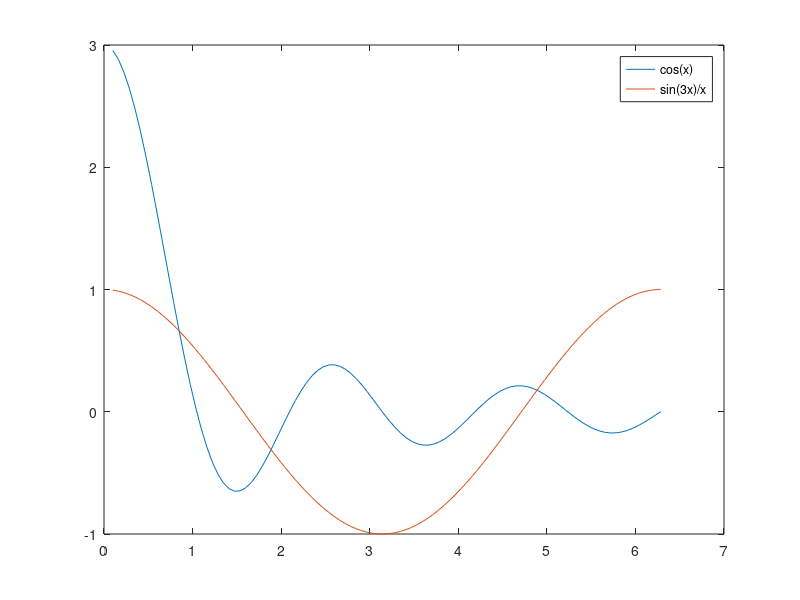

Reproduce this figure in MATLAB.
x=linspace(0.1,2*pi);
fy = @(x) sin(3*x)./x;
fz = @(x) cos(x);
figure 
plot(x,fy(x));
hold on;
plot(x,fz(x));
hold off;
legend('cos(x)','sin(3x)/x')
